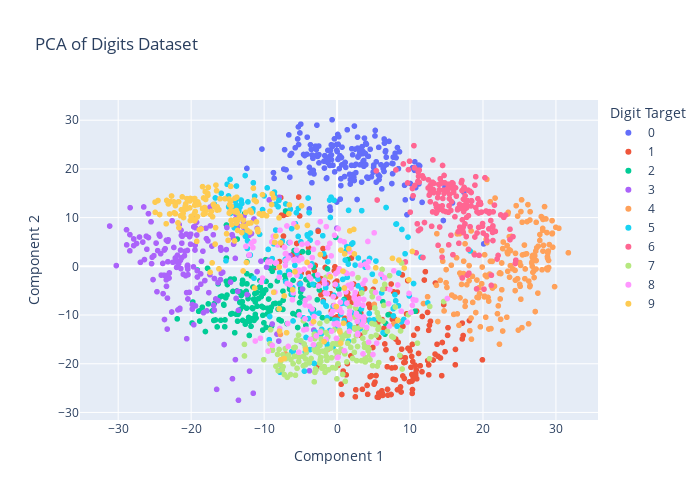

Notebook code for this chart:
### Markdown cell above
We can now plot the first two principal components of each point to learn about the data.

### Code cell
# Create a scatter plot 
fig = px.scatter(x=projected[:, 0], y=projected[:, 1], color=digits.target.astype(str),                 
                 labels={'color': 'Digit Target'},      # Labeling the color bar
                 width=700, height=500, title='PCA of Digits Dataset')

# Update the layout to add axis labels
fig.update_layout(xaxis_title='Component 1', yaxis_title='Component 2')

# Show color scale (color bar)
fig.update_traces(marker=dict(size=6, line=dict(width=0)), 
                  selector=dict(mode='markers'))

# Show the figure
fig.show()

### Figure 1 — Plotly figure (JSON) as saved in the notebook; plotly's stock layout.template omitted (floating-point values rounded to 4 significant figures; data arrays with more than 128 entries replaced by an {"elided": "..."} marker saying what was removed)
{"data": [{"hovertemplate": "Digit Target=0<br>x=%{x}<br>y=%{y}<extra></extra>", "legendgroup": "0", "marker": {"color": "#636efa", "line": {"width": 0}, "size": 6, "symbol": "circle"}, "mode": "markers", "name": "0", "showlegend": true, "type": "scattergl", "x": {"elided": "178 float values"}, "xaxis": "x", "y": {"elided": "178 float values"}, "yaxis": "y"}, {"hovertemplate": "Digit Target=1<br>x=%{x}<br>y=%{y}<extra></extra>", "legendgroup": "1", "marker": {"color": "#EF553B", "line": {"width": 0}, "size": 6, "symbol": "circle"}, "mode": "markers", "name": "1", "showlegend": true, "type": "scattergl", "x": {"elided": "182 float values"}, "xaxis": "x", "y": {"elided": "182 float values"}, "yaxis": "y"}, {"hovertemplate": "Digit Target=2<br>x=%{x}<br>y=%{y}<extra></extra>", "legendgroup": "2", "marker": {"color": "#00cc96", "line": {"width": 0}, "size": 6, "symbol": "circle"}, "mode": "markers", "name": "2", "showlegend": true, "type": "scattergl", "x": {"elided": "177 float values"}, "xaxis": "x", "y": {"elided": "177 float values"}, "yaxis": "y"}, {"hovertemplate": "Digit Target=3<br>x=%{x}<br>y=%{y}<extra></extra>", "legendgroup": "3", "marker": {"color": "#ab63fa", "line": {"width": 0}, "size": 6, "symbol": "circle"}, "mode": "markers", "name": "3", "showlegend": true, "type": "scattergl", "x": {"elided": "183 float values"}, "xaxis": "x", "y": {"elided": "183 float values"}, "yaxis": "y"}, {"hovertemplate": "Digit Target=4<br>x=%{x}<br>y=%{y}<extra></extra>", "legendgroup": "4", "marker": {"color": "#FFA15A", "line": {"width": 0}, "size": 6, "symbol": "circle"}, "mode": "markers", "name": "4", "showlegend": true, "type": "scattergl", "x": {"elided": "181 float values"}, "xaxis": "x", "y": {"elided": "181 float values"}, "yaxis": "y"}, {"hovertemplate": "Digit Target=5<br>x=%{x}<br>y=%{y}<extra></extra>", "legendgroup": "5", "marker": {"color": "#19d3f3", "line": {"width": 0}, "size": 6, "symbol": "circle"}, "mode": "markers", "name": "5", "showlegend": true, "type": "scattergl", "x": {"elided": "182 float values"}, "xaxis": "x", "y": {"elided": "182 float values"}, "yaxis": "y"}, {"hovertemplate": "Digit Target=6<br>x=%{x}<br>y=%{y}<extra></extra>", "legendgroup": "6", "marker": {"color": "#FF6692", "line": {"width": 0}, "size": 6, "symbol": "circle"}, "mode": "markers", "name": "6", "showlegend": true, "type": "scattergl", "x": {"elided": "181 float values"}, "xaxis": "x", "y": {"elided": "181 float values"}, "yaxis": "y"}, {"hovertemplate": "Digit Target=7<br>x=%{x}<br>y=%{y}<extra></extra>", "legendgroup": "7", "marker": {"color": "#B6E880", "line": {"width": 0}, "size": 6, "symbol": "circle"}, "mode": "markers", "name": "7", "showlegend": true, "type": "scattergl", "x": {"elided": "179 float values"}, "xaxis": "x", "y": {"elided": "179 float values"}, "yaxis": "y"}, {"hovertemplate": "Digit Target=8<br>x=%{x}<br>y=%{y}<extra></extra>", "legendgroup": "8", "marker": {"color": "#FF97FF", "line": {"width": 0}, "size": 6, "symbol": "circle"}, "mode": "markers", "name": "8", "showlegend": true, "type": "scattergl", "x": {"elided": "174 float values"}, "xaxis": "x", "y": {"elided": "174 float values"}, "yaxis": "y"}, {"hovertemplate": "Digit Target=9<br>x=%{x}<br>y=%{y}<extra></extra>", "legendgroup": "9", "marker": {"color": "#FECB52", "line": {"width": 0}, "size": 6, "symbol": "circle"}, "mode": "markers", "name": "9", "showlegend": true, "type": "scattergl", "x": {"elided": "180 float values"}, "xaxis": "x", "y": {"elided": "180 float values"}, "yaxis": "y"}], "layout": {"height": 500, "legend": {"title": {"text": "Digit Target"}, "tracegroupgap": 0}, "title": {"text": "PCA of Digits Dataset"}, "width": 700, "xaxis": {"anchor": "y", "domain": [0, 1], "title": {"text": "Component 1"}}, "yaxis": {"anchor": "x", "domain": [0, 1], "title": {"text": "Component 2"}}}}
